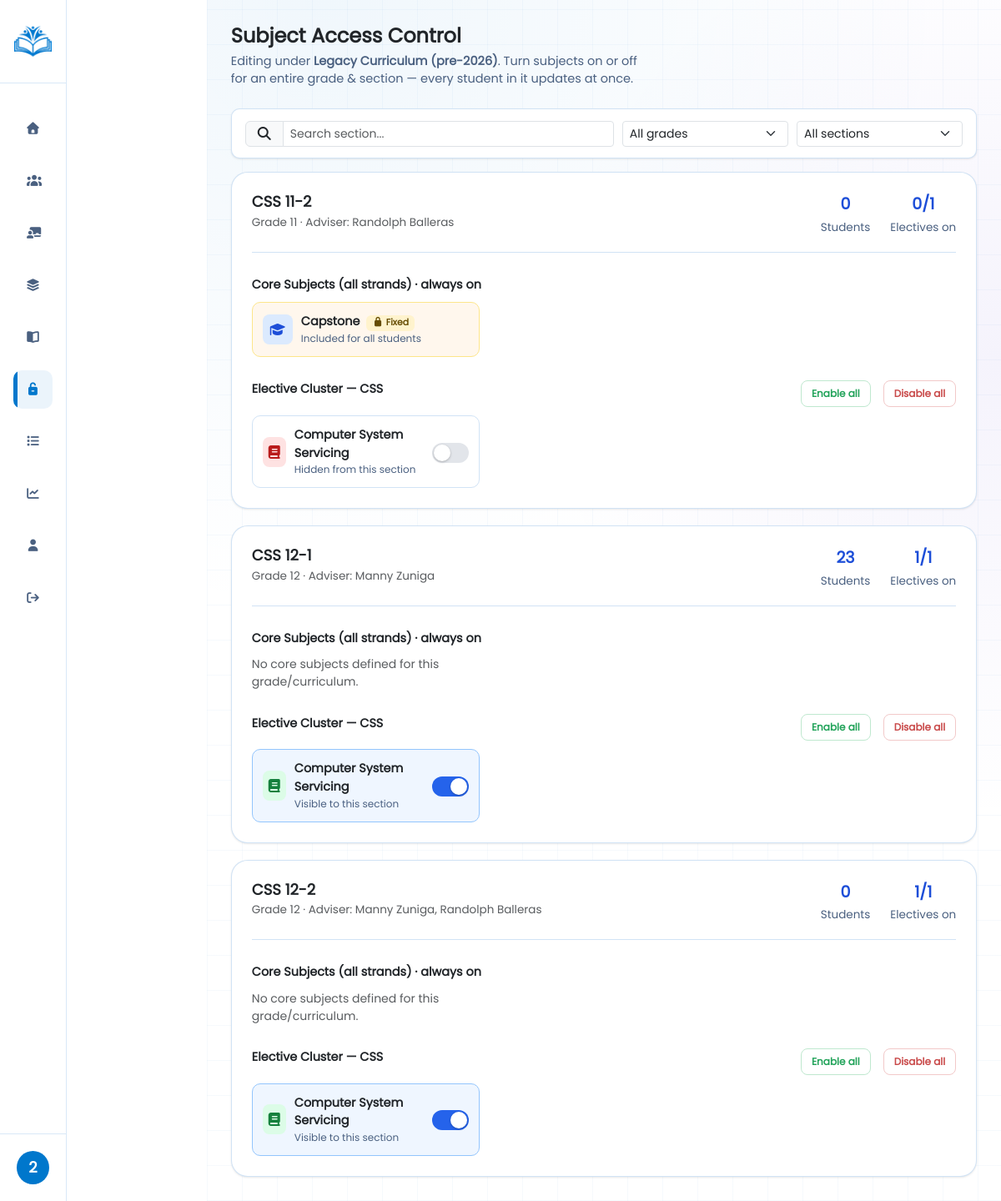
The app's page /public/?url=subject_access (signed in) with its own data.
### tables this page shows
CREATE TABLE `tbl_sections` (
  `id` int(11) NOT NULL AUTO_INCREMENT,
  `grade_level_id` int(11) NOT NULL,
  `strand` varchar(20) DEFAULT NULL,
  `section_name` varchar(255) NOT NULL,
  PRIMARY KEY (`id`),
  KEY `grade_level_id` (`grade_level_id`)
);

CREATE TABLE `tbl_grade_level` (
  `id` int(11) NOT NULL AUTO_INCREMENT,
  `name` varchar(255) NOT NULL,
  PRIMARY KEY (`id`)
);

CREATE TABLE `tbl_subjects` (
  `id` int(11) NOT NULL AUTO_INCREMENT,
  `grade_level_id` int(11) NOT NULL,
  `subject_name` varchar(255) NOT NULL,
  `subject_image` varchar(255) NOT NULL,
  `subject_description` varchar(255) NOT NULL,
  `curriculum_type` enum('legacy','new') NOT NULL DEFAULT 'legacy',
  `strand_group` varchar(60) DEFAULT NULL,
  `is_core` tinyint(1) NOT NULL DEFAULT 0,
  `subject_code` varchar(100) NOT NULL,
  `created_at` timestamp NOT NULL DEFAULT current_timestamp(),
  `updated_at` timestamp NOT NULL DEFAULT current_timestamp() ON UPDATE current_timestamp(),
  PRIMARY KEY (`id`),
  KEY `grade_level_id` (`grade_level_id`)
);

### app/controllers/AdminController.php (called while the page is built, shortened)
<?php
require_once "../core/Model.php";
require_once "../app/models/Admin.php";
require_once "../app/models/subjects.php";
class AdminController
{
    public $adminModel, $subjectModel, $gradeLevel;
    public function __construct()
    {
        $this->adminModel = new Admin();
        $this->subjectModel = new subjects();
    }
    public function subjectAccessPage()
    {
        $curriculumType = ($_GET['curriculum'] ?? 'legacy') === 'new' ? 'new' : 'legacy';
        $gradeFilter = trim($_GET['grade'] ?? '');
        $search = trim($_GET['search'] ?? '');
        $sections = $this->adminModel->getAllSectionsWithDetails($search, $gradeFilter, 1000, 0);
        $panelSections = $sections;
        $sectionPanels = [];
        foreach ($panelSections as $sec) {
            $coreSubjects = $this->subjectModel->getCoreSubjects((int) $sec['grade_level_id'], $curriculumType);
            $electiveGroups = $this->subjectModel->getElectiveSubjectsGrouped(
                (int) $sec['grade_level_id'],
                $curriculumType,
                (int) $sec['id']
            );
            if (empty($electiveGroups)) {
                continue;
            }
            $sectionPanels[] = [
                'section' => $sec,
                'coreSubjects' => $coreSubjects,
                'electiveGroups' => $electiveGroups,
            ];
        }
        extract(compact(
            'sections',
            'sectionPanels',
            'selectedSectionId',
            'gradeLevels',
            'curriculumType',
            'gradeFilter',
            'search'
        ));
        require "../admin_folder/subject_access.php";
    }
}

### core/model.php (called while the page is built, shortened)
<?php
class Model {
    public function __construct(){
        $this->db = new mysqli(
            "localhost",
            "root",
            "",
            "ilearn_database"
        );
    }
}

### app/models/Admin.php (called while the page is built, shortened)
<?php
require_once "../core/Model.php";
class Admin extends Model
{
    public function getAllSectionsWithDetails(string $search = '', string $grade = '', int $limit = 10, int $offset = 0): array
    {
        $where = ["1=1"];
        $params = [];
        $types = '';
        $whereClause = implode(' AND ', $where);
        $sql = "
        SELECT sec.id, sec.section_name, gl.id AS grade_level_id, gl.name AS grade_level,
               (SELECT COUNT(*) FROM tbl_students s WHERE s.section_id = sec.id) AS student_count,
               GROUP_CONCAT(DISTINCT u.name ORDER BY u.name SEPARATOR ', ') AS teacher_names
        FROM tbl_sections sec
        JOIN tbl_grade_level gl ON gl.id = sec.grade_level_id
        LEFT JOIN tbl_teacher_assignments ta ON ta.section_id = sec.id
        LEFT JOIN tbl_teachers t ON t.id = ta.teacher_id
        LEFT JOIN tbl_users u ON u.id = t.user_id
        WHERE $whereClause
        GROUP BY sec.id, sec.section_name, gl.name
        ORDER BY gl.name ASC, sec.section_name ASC
        LIMIT ? OFFSET ?
    ";
        $params[] = $limit;
        $params[] = $offset;
        $types .= 'ii';
        $stmt = $this->db->prepare($sql);
        $stmt->bind_param($types, ...$params);
        $stmt->execute();
        return $stmt->get_result()->fetch_all(MYSQLI_ASSOC);
    }
}

### app/models/subjects.php (called while the page is built, shortened)
<?php
require_once "../core/Model.php";
class subjects extends Model
{
    public function getCoreSubjects(int $gradeLevelId, string $curriculumType = 'legacy'): array
    {
        $curriculumType = $curriculumType === 'new' ? 'new' : 'legacy';
        $stmt = $this->db->prepare("
        SELECT id, subject_name, subject_description, subject_image
        FROM tbl_subjects
        WHERE grade_level_id = ? AND curriculum_type = ? AND is_core = 1
        ORDER BY subject_name ASC
    ");
        $stmt->bind_param("is", $gradeLevelId, $curriculumType);
        $stmt->execute();
        return $stmt->get_result()->fetch_all(MYSQLI_ASSOC);
    }
    public function getElectiveSubjectsGrouped(int $gradeLevelId, string $curriculumType, int $sectionId): array
    {
        $stmt = $this->db->prepare("
        SELECT DISTINCT s.id, s.subject_name, s.subject_description, s.subject_image,
               COALESCE(NULLIF(s.strand_group, ''), 'Uncategorized') AS strand_group,
               COALESCE(a.is_enabled, 0) AS is_enabled
        FROM tbl_teacher_assignments ta
        JOIN tbl_subjects s ON s.id = ta.subject_id
        LEFT JOIN tbl_subject_section_access a
            ON a.subject_id = s.id AND a.section_id = ta.section_id
        WHERE ta.section_id = ? AND s.is_core = 0
        ORDER BY strand_group ASC, s.subject_name ASC
    ");
        $stmt->bind_param("i", $sectionId);
        $stmt->execute();
        $rows = $stmt->get_result()->fetch_all(MYSQLI_ASSOC);
        $grouped = [];
        foreach ($rows as $row) {
            $key = $row['strand_group'];
            if (!isset($grouped[$key])) {
                $grouped[$key] = ['strand_group' => $key, 'subjects' => []];
            }
            $row['is_enabled'] = (int) $row['is_enabled'];
            $grouped[$key]['subjects'][] = $row;
        }
        return array_values($grouped);
    }
}

### admin_folder/subject_access.php (the view, shortened to what this page needs)
<?php
function sac_icon_color(string $seed): array
{
    $palette = [
        ['bg' => '#fee2e2', 'fg' => '#b91c1c'],
        ['bg' => '#dbeafe', 'fg' => '#1d4ed8'],
        ['bg' => '#dcfce7', 'fg' => '#15803d'],
        ['bg' => '#fef3c7', 'fg' => '#b45309'],
        ['bg' => '#ede9fe', 'fg' => '#6d28d9'],
        ['bg' => '#cffafe', 'fg' => '#0e7490'],
        ['bg' => '#fce7f3', 'fg' => '#be185d'],
    ];
    $index = crc32($seed) % count($palette);
    return $palette[$index];
}
?>
<!DOCTYPE html>
<html lang="en">
<head>
    <link rel="stylesheet" href="../css_folder/subject_access.css">
    <link rel="stylesheet" href="../css_folder/components.css">
    <link rel="stylesheet" href="../bootstrap_folder/css/bootstrap.min.css">
    <link rel="stylesheet" href="../font-awesome-icon/css/all.min.css">
</head>
<body>
    <div class="container-fluid p-0">
        <?php include("../admin_folder/sidebar.php"); ?>
        <div class="rightbar">
            <div class="sac-header">
                <h2>Subject Access Control</h2>
                <p>Editing under
                    <strong><?= $curriculumType === 'new' ? 'New Curriculum (2026+)' : 'Legacy Curriculum (pre-2026)' ?></strong>.
                    Turn subjects on or off for an entire grade &amp; section — every student in it updates at once.</p>
            </div>
            <form class="sac-toolbar" method="get" action="/learning_management/public/" id="sacFilterForm">
                <div class="input-group">
                    <div class="input-group-text">
                        <i class="fa fa-magnifying-glass"></i>
                    </div>
                    <input type="text" name="search" id="sacSearchInput" class="form-control form-control-sm"
                        placeholder="Search section..." value="<?= htmlspecialchars($search) ?>">
                </div>
                <select name="grade" id="sacGradeSelect" class="form-select form-select-sm sac-grade-select">
                    <option value="" <?= $gradeFilter === '' ? 'selected' : '' ?>>All grades</option>
                </select>
                <select name="section_id" id="sacSectionSelect" class="form-select form-select-sm sac-section-select">
                    <option value="">All sections</option>
                </select>
            </form>
            <?php if (empty($sectionPanels)): ?>
                <div class="sac-panel-placeholder">
                    <i class="fa fa-inbox"></i>
                    <p>No sections match your search or filters.</p>
                </div>
            <?php else: ?>
                <?php foreach ($sectionPanels as $panelData): ?>
                    <?php
                    $section = $panelData['section'];
                    $coreSubjects = $panelData['coreSubjects'];
                    $electiveGroups = $panelData['electiveGroups'];
                    $sectionId = (int) $section['id'];
                    ?>
                    <div class="sac-panel" data-section-panel="<?= $sectionId ?>">
                        <div class="sac-panel-header">
                            <div>
                                <h4><?= htmlspecialchars($section['section_name']) ?></h4>
                                <p class="text-muted mb-0">
                                    <?= htmlspecialchars($section['grade_level']) ?>
                                    <?php if (!empty($section['teacher_names'])): ?>
                                        · Adviser: <?= htmlspecialchars($section['teacher_names']) ?>
                                    <?php endif; ?>
                                </p>
                            </div>
                            <div class="sac-panel-stats">
                                <div><strong><?= (int) $section['student_count'] ?></strong><span>Students</span>
                                </div>
                                <div>
                                    <strong data-elective-count-for="<?= $sectionId ?>"><?= (int) $section['elective_enabled'] ?>/<?= (int) $section['elective_total'] ?></strong><span>Electives
                                        on</span></div>
                            </div>
                        </div>
                        <div class="sac-section-block">
                            <div class="sac-block-title">Core Subjects (all strands) · always on</div>
                            <div class="sac-subject-grid">
                                <?php foreach ($coreSubjects as $subj): ?>
                                    <?php $color = sac_icon_color('core-' . $subj['id']); ?>
                                    <div class="sac-subject-card sac-subject-fixed">
                                        <div class="parent-subject">
                                            <div class="sac-subject-icon" style="background:<?= $color['bg'] ?>;color:<?= $color['fg'] ?>;">
                                                <i class="fa fa-graduation-cap"></i>
                                            </div>
                                            <div class="sac-subject-main">
                                                <div class="sac-subject-name"><?= htmlspecialchars($subj['subject_name']) ?> <span
                                                        class="badge bg-warning-subtle text-warning-emphasis ms-1"><i
                                                            class="fa fa-lock"></i> Fixed</span></div>
                                                <div class="sac-subject-status">Included for all students</div>
                                            </div>
                                        </div>
                                    </div>
                                <?php endforeach; ?>
                                <?php if (empty($coreSubjects)): ?>
                                    <div class="text-muted small">No core subjects defined for this grade/curriculum.</div>
                                <?php endif; ?>
                            </div>
                        </div>
                        <?php foreach ($electiveGroups as $group): ?>
                            <div class="sac-section-block">
                                <div class="sac-block-header">
                                    <div class="sac-block-title"><?= htmlspecialchars($group['strand_group']) ?></div>
                                    <div class="sac-bulk-actions">
                                        <button type="button" class="sac-bulk-btn enabled"
                                            data-section-id="<?= $sectionId ?>"
                                            data-grade-level-id="<?= (int) $section['grade_level_id'] ?>"
                                            data-strand-group="<?= htmlspecialchars($group['strand_group']) ?>"
                                            data-enabled="1">Enable all</button>
                                        <button type="button" class="sac-bulk-btn disabled"
                                            data-section-id="<?= $sectionId ?>"
                                            data-grade-level-id="<?= (int) $section['grade_level_id'] ?>"
                                            data-strand-group="<?= htmlspecialchars($group['strand_group']) ?>"
                                            data-enabled="0">Disable all</button>
                                    </div>
                                </div>
                                <div class="sac-subject-grid">
                                    <?php foreach ($group['subjects'] as $subj): ?>
                                        <?php $color = sac_icon_color((string) $subj['id']); ?>
                                        <div class="sac-subject-card <?= $subj['is_enabled'] ? 'sac-subject-on' : '' ?>">
                                            <div class="parent-subject">
                                                <div class="sac-subject-icon" style="background:<?= $color['bg'] ?>;color:<?= $color['fg'] ?>;">
                                                    <i class="fa fa-book"></i>
                                                </div>
                                                <div class="sac-subject-main">
                                                    <div class="sac-subject-name"><?= htmlspecialchars($subj['subject_name']) ?></div>
                                                    <div class="sac-subject-status">
                                                        <?= $subj['is_enabled'] ? 'Visible to this section' : 'Hidden from this section' ?>
                                                    </div>
                                                </div>
                                            </div>
                                            <div class="form-check form-switch">
                                                <input class="form-check-input sac-subject-toggle" type="checkbox" role="switch"
                                                    data-section-id="<?= $sectionId ?>"
                                                    data-subject-id="<?= (int) $subj['id'] ?>"
                                                    data-grade-level-id="<?= (int) $section['grade_level_id'] ?>"
                                                    <?= $subj['is_enabled'] ? 'checked' : '' ?>>
                                            </div>
                                        </div>
                                    <?php endforeach; ?>
                                </div>
                            </div>
                        <?php endforeach; ?>
                    </div>
                <?php endforeach; ?>
            <?php endif; ?>
        </div>
    </div>
</body>
</html>

### records on screen
tbl_sections: section_name "CSS 11-2", grade_level.name "Grade 11", teacher_names "Randolph Balleras", student_count "0", elective_enabled "0", grade_level "1", strand_group "Elective Cluster — CSS"
tbl_subjects: subject_name "Capstone"
tbl_subjects: subject_name "Computer System Servicing", shows "Hidden from this section"
tbl_sections: section_name "CSS 12-1", grade_level.name "Grade 12", teacher_names "Manny Zuniga", student_count "23", elective_enabled "1", elective_total "1", shows "No core subjects defined for this grade/curriculum.", strand_group "Elective Cluster — CSS"
tbl_subjects: subject_name "Computer System Servicing", shows "Visible to this section"
tbl_sections: section_name "CSS 12-2", grade_level.name "Grade 12", teacher_names "Manny Zuniga, Randolph Balleras", student_count "0", elective_enabled "1", elective_total "1", shows "No core subjects defined for this grade/curriculum.", strand_group "Elective Cluster — CSS"

### other values on screen
$initial "2"
